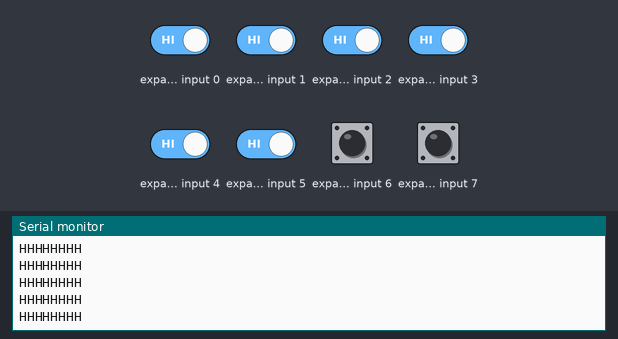
The sketch below on a simulated Arduino Uno, built with avr-gcc and run on an emulated ATmega328P. Shown: the last lines printed to the serial monitor. Wiring (inferred from the names in the program): input shift register (74HC165): load pin 6; clock pin 4; serial out pin 5; CE pin 13. The inputs (shaded band) are chosen by the test bench; at power-on: expander input 0–7 HIGH.

Above: at 1.2 s.
1.3 s: expander input 0 driven LOW
At 1.9 s:
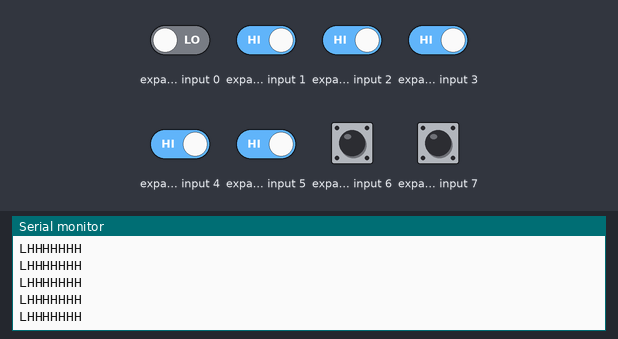
3.2 s: expander input 1 driven LOW
At 4.1 s:
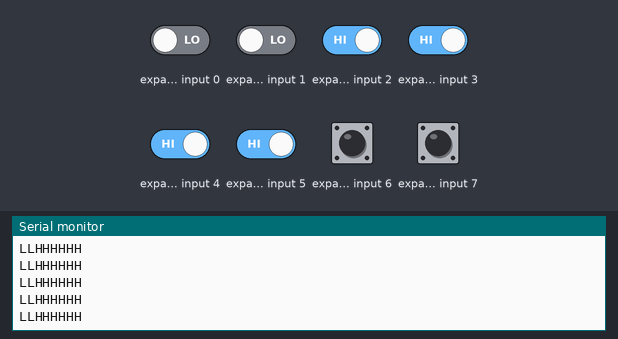
5.1 s: expander input 2 driven LOW
At 6.2 s:
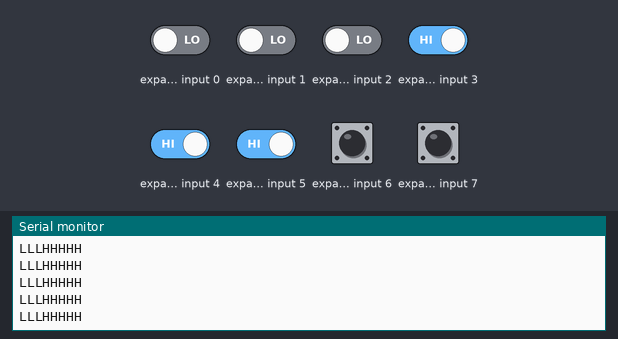
7.0 s: expander input 3 driven LOW
At 7.5 s:
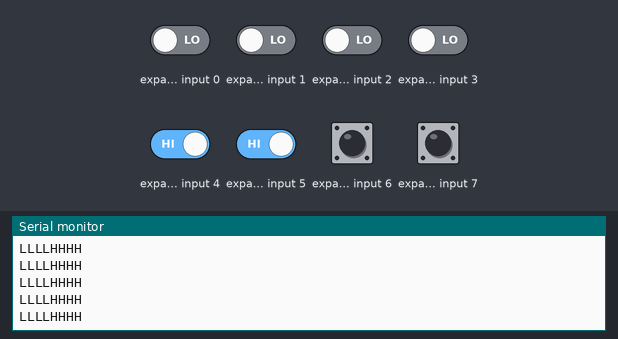
8.9 s: expander input 4 driven LOW
At 9.7 s:
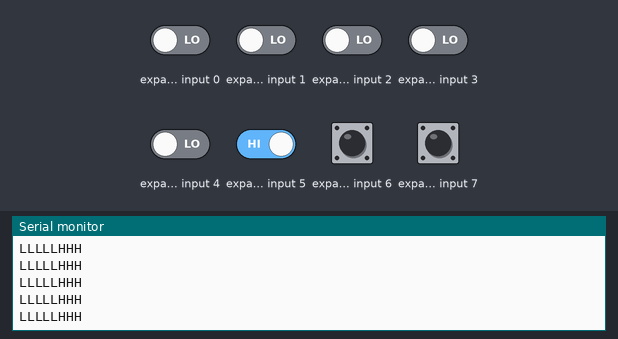
10.8 s: expander input 5 driven LOW
At 11.5 s:
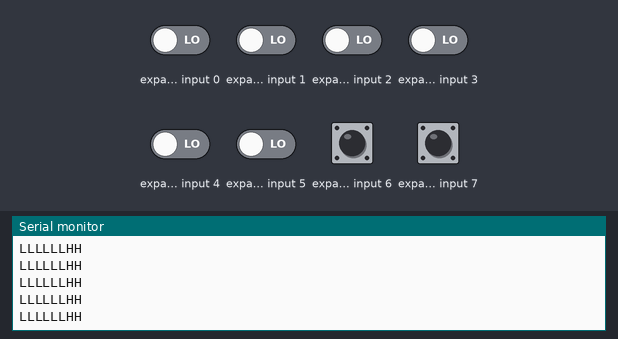

Measured:
- after the input at 1.3 s, the serial monitor: prints a new line at once (image 1)
- after the input at 3.2 s, the serial monitor: prints a new line at once (image 2)
- after the input at 5.1 s, the serial monitor: prints a new line at once (image 3)
- after the input at 7.0 s, the serial monitor: prints a new line at once (image 4)
- after the input at 8.9 s, the serial monitor: prints a new line at once (image 5)
- after the input at 10.8 s, the serial monitor: prints a new line at once (image 6)

The sketch:

_74hc165n_testing.ino
```cpp
/*
 * SN74HC165N_shift_reg
 *
 * Program to shift in the bit values from a SN74HC165N 8-bit
 * parallel-in/serial-out shift register.
 *
 * This sketch demonstrates reading in 16 digital states from a
 * pair of daisy-chained SN74HC165N shift registers while using
 * only 4 digital pins on the Arduino.
 *
 * You can daisy-chain these chips by connecting the serial-out
 * (Q7 pin) on one shift register to the serial-in (Ds pin) of
 * the other.
/*
/*
*/
#define NUMBER_OF_SHIFT_CHIPS   1  // How many shift register chips are daisy-chained.
#define DATA_WIDTH   NUMBER_OF_SHIFT_CHIPS * 8  // Width of data (how many ext lines).
#define PULSE_WIDTH_USEC   15  // Width of pulse to trigger the shift register to read and latch.
#define POLL_DELAY_MSEC   20  // Optional delay between shift register reads.
#define BYTES_VAL_T unsigned int  // change the "int" to "long" If the NUMBER_OF_SHIFT_CHIPS is higher than 2.

int ploadPin165        = 6;  // Connects to Parallel load (= latch) pin (1) the 165
int clockEnablePin165  = 13;  // Connects to Clock Enable pin the 165
int dataPin165         = 5; // Connects to the Q7 (7) pin the 165
int clockPin165        = 4; // Connects to the Clock pin (2)the 165

BYTES_VAL_T pinValues165;
BYTES_VAL_T oldPinValues165;

/* This function is essentially a "shift-in" routine reading the
 * serial Data from the shift register chips and representing
 * the state of those pins in an unsigned integer (or long).
*/
BYTES_VAL_T read_shift_regs165()
{
    byte bitVal165;
    BYTES_VAL_T bytesVal165 = 0;

    /* Trigger a parallel Load to latch the state of the data lines,
    */
    digitalWrite(clockEnablePin165, HIGH);
    digitalWrite(ploadPin165, LOW);
    delayMicroseconds(PULSE_WIDTH_USEC);
    digitalWrite(ploadPin165, HIGH);
    digitalWrite(clockEnablePin165, LOW);

    /* Loop to read each bit value from the serial out line
     * of the SN74HC165N.
    */
    for(int i = 0; i < DATA_WIDTH; i++)
    {
        bitVal165 = digitalRead(dataPin165);

        /* Set the corresponding bit in bytesVal.
        */
        bytesVal165 |= (bitVal165 << ((DATA_WIDTH-1) - i));

        /* Pulse the Clock (rising edge shifts the next bit).
        */
        digitalWrite(clockPin165, HIGH);
        delayMicroseconds(PULSE_WIDTH_USEC);
        digitalWrite(clockPin165, LOW);
    }

    return(bytesVal165);
}

/* Dump the list of zones along with their current status.
*/
void display_pin_values165()
{
    //Serial.print("Pin States:\r\n");

    for(int i = 0; i < DATA_WIDTH; i++)
    {
        //Serial.print("  Pin-");
        //Serial.print(i);
        //Serial.print(": ");

        if((pinValues165 >> i) & 1)
            Serial.print("H");
        else
            Serial.print("L");

        //Serial.print("\r\n");
    }
    Serial.print("\r\n");
}

void setup()
{
    Serial.begin(9600);

    /* Initialize our digital pins...
    */
    pinMode(ploadPin165, OUTPUT);
    pinMode(clockEnablePin165, OUTPUT);
    pinMode(clockPin165, OUTPUT);
    pinMode(dataPin165, INPUT);

    digitalWrite(clockPin165, LOW);
    digitalWrite(ploadPin165, HIGH);

    /* Read in and display the pin states at startup.
    */
    pinValues165 = read_shift_regs165();
    display_pin_values165();
    oldPinValues165 = pinValues165;
}

void loop()
{
    /* Read the state of all zones.
    */
    pinValues165 = read_shift_regs165();

    /* If there was a chage in state, display which ones changed.
    */
    //if(pinValues != oldPinValues)
    //{
        //Serial.print("*Pin value change detected*\r\n");

        display_pin_values165();
        oldPinValues165 = pinValues165;
    //}

    delay(POLL_DELAY_MSEC);
}
```
